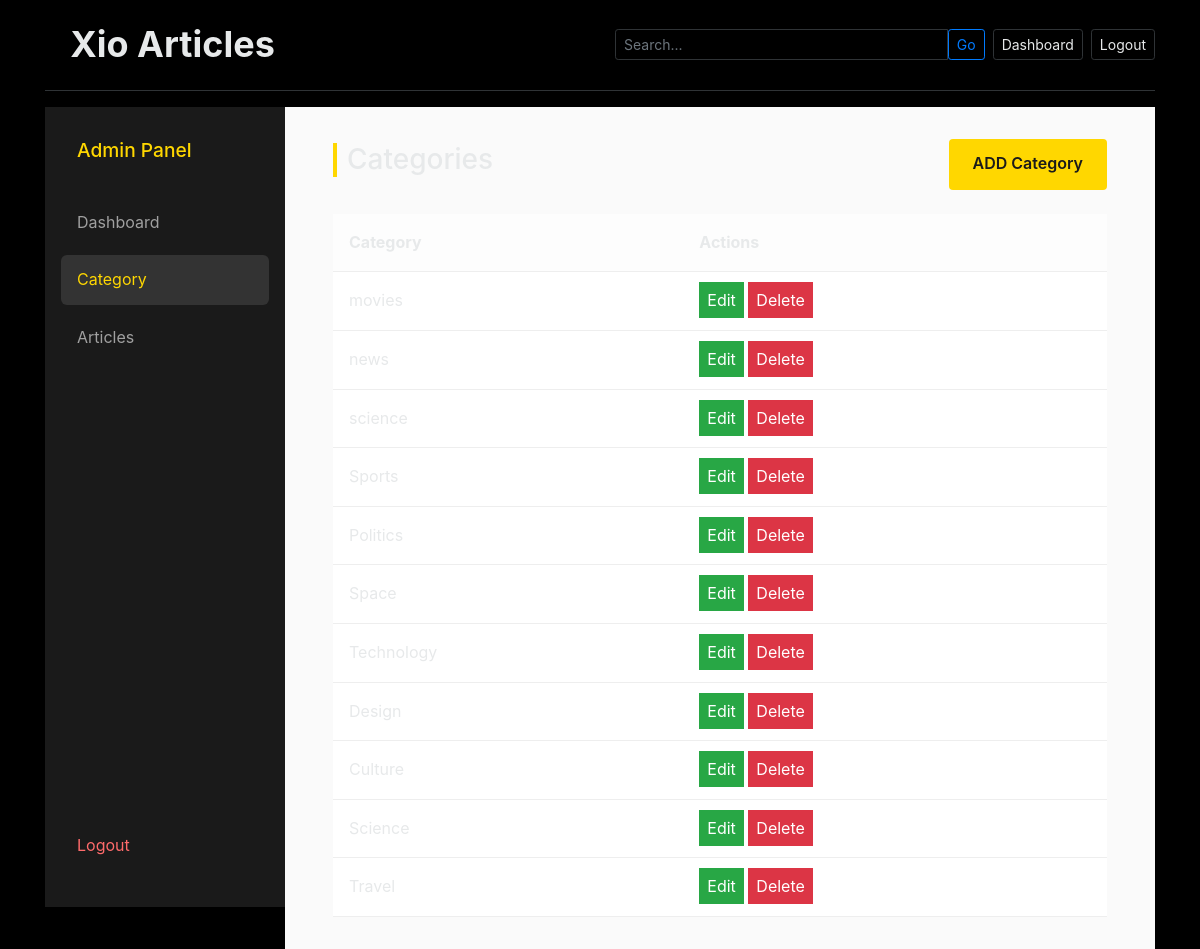
The app's page /dashboard/category/ (signed in) with its own data.
### blogs/models.py (models this page shows, shortened)
class Category(models.Model):
    name = models.CharField(max_length=255,unique=True)
    created_at = models.DateTimeField(auto_now_add=True)
    updated_at = models.DateTimeField(auto_now=True)
    class Meta:
        verbose_name = 'Category'
        verbose_name_plural = 'Categories'

### dashboard/views.py (the view)
# urls.py: path('category/', views.manage_categories, name='dashboard/category'),
@login_required(login_url='login')
def manage_categories(request):
    categories = Category.objects.all()
    context = {
        'category': categories,
    }
    return render(request, 'dashboard/category.html', context)

### templates/dashboard/category.html (shortened to what this page needs)
{% extends "base.html" %}
{% block content %}
{% include 'dashboard/sidebar.html' %}
<main class="main-content">
    <div class="dashboard-container">
        <section>
            <div style="display: flex; justify-content: space-between; align-items: center; margin-bottom: 1rem;">
                <h3 style="border-left: 4px solid var(--accent-yellow); padding-left: 10px;">Categories</h3>
                <a href="{% url 'add_category' %}" class="btn-primary">ADD Category</a>
            </div>
            <table class="content-table">
                <thead>
                    <tr style="background: #fdfdfd;">
                        <th>Category</th>
                        <th>Actions</th>
                    </tr>
                </thead>
                <tbody>
                    {% for cat in category %}
                    <tr>
                        <td>{{cat.name}}</td>
                        <td>
                            <a href="{% url 'edit_category' cat.id %}" class="btn-success p-2">Edit</a>
                            <a href="{% url 'delete_category' cat.id %}" class="btn-danger p-2">Delete</a>
                        </td>
                    </tr>
                    {% endfor %}
                </tbody>
            </table>
        </section>
    </div>
</main>
{% endblock %}

### blog_main/static/css/blog.css (style rules this page uses)
h1, h2, h3, h4, h5, h6 { font-family: -apple-system, BlinkMacSystemFont, "Segoe UI", Roboto, Helvetica, Arial, sans-serif; }

### templates/base.html (style rules this page uses)
:root { --bg-color: #000000; --text-color: #e7e9ea; --text-muted: #71767b; --border-color: #2f3336; --accent-color: #1d9bf0; --accent-hover: #1a8cd8; --card-bg: #000000; }
body { background-color: var(--bg-color); font-family: -apple-system, BlinkMacSystemFont, "Segoe UI", Roboto, Helvetica, Arial, sans-serif; color: var(--text-color); line-height: 1.6; }
a { color: var(--accent-color); }
.btn-primary { background-color: var(--accent-color); border-color: var(--accent-color); border-radius: 9999px; font-weight: bold; }

### templates/dashboard/category.html (style rules this page uses)
:root { --accent-yellow: #FFD700; --sidebar-bg: #1a1a1a; --sidebar-text: #ffffff; --bg-white: #ffffff; --text-dark: #1a1a1a; --border-light: #eeeeee; --hover-yellow: #ffecb3; }
.main-content { margin-left: 240px; flex-grow: 1; padding: 2rem 3rem; min-height: 100vh; background-color: #fafafa; }
.dashboard-container { max-width: 1100px; }
.btn-primary { background-color: var(--accent-yellow); color: var(--text-dark); padding: 0.8rem 1.5rem; border: none; font-weight: 600; cursor: pointer; transition: 0.2s ease; border-radius: 4px; }
.content-table { width: 100%; border-collapse: collapse; margin-top: 1.5rem; background: white; }
.content-table td, .content-table th { padding: 1rem; border-bottom: 1px solid var(--border-light); text-align: left; }

### records on screen
Category: name "movies"
Category: name "news"
Category: name "science"
Category: name "Sports"
Category: name "Politics"
Category: name "Space"
Category: name "Technology"
Category: name "Design"
Category: name "Culture"
Category: name "Science"
Category: name "Travel"
